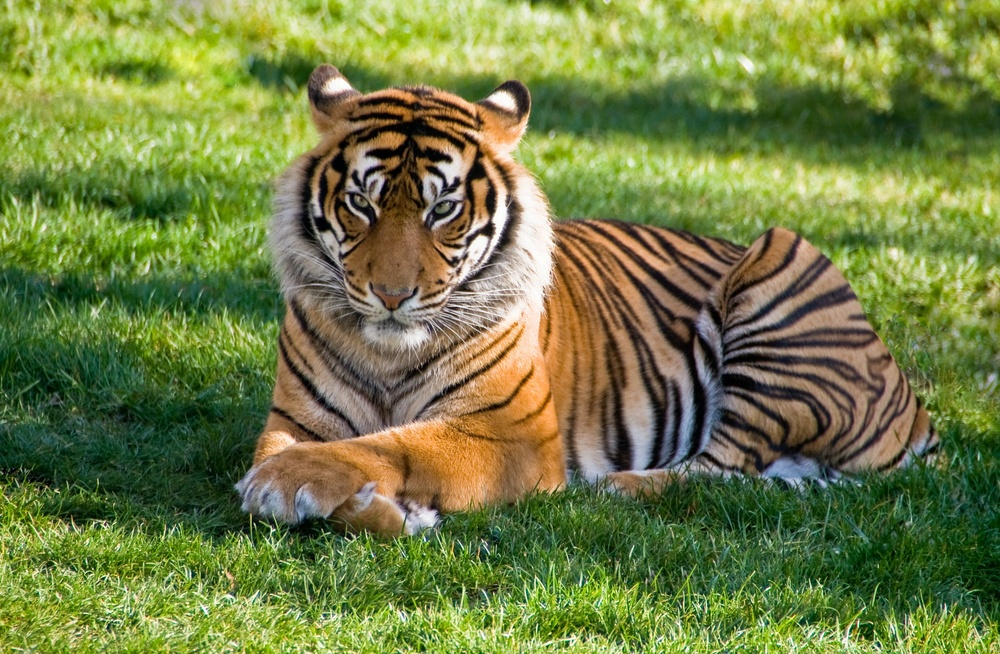
#> input picture images/test_image.jpeg, 1000 x 654 px, shrunk from 2292 x 1500 before the run
$ python -i image_controller.py   (imports and definitions only)
#> lines starting #> are read from the running program, lines starting #| are printed output that depends on the picture
import os
from PIL import Image
import numpy as np


class ImageController:

    def __init__(self, image_name):
#> called with image_name = 'images/test_image.jpeg'
        self.name, self.ext = os.path.splitext(image_name)
        self.original = Image.open(image_name)
#> self.original is the input picture: PIL image 1000x654 RGB; mean R, G, B 114.6, 126.5, 68.1
        self.gray = self.gray_scale()
        self.auto = self.auto_level()
        self.dither = self.dithering()

    def gray_scale(self) -> Image:
        # use Y of YCbCr since Y = luminance
        # Y' = 0.2126R + 0.7152G + 0.0722B
        new_image = Image.open(f"{self.name}{self.ext}")
        width, height = new_image.size
#> width = 1000; height = 654
        pixels = (new_image.convert('RGB')).load()

        for y in range(height):
            for x in range(width):
                r, g, b = pixels[x, y]
                gray_y = int(0.2126 * r + 0.7152 * g + 0.0722 * b)
                new_image.putpixel((x, y), (gray_y, gray_y, gray_y))
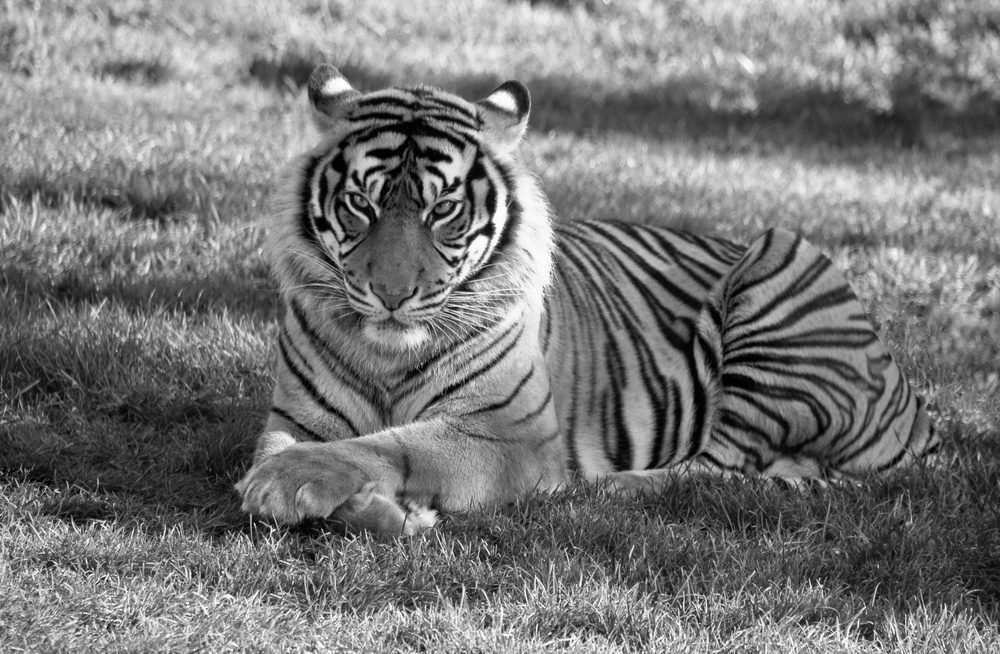
#> new_image: PIL image 1000x654 RGB; min 0, max 254, mean 119.3

        new_image.save(f"{self.name}_gray{self.ext}")
        return new_image

    def auto_level(self) -> Image:
        new_image = Image.open(f"{self.name}{self.ext}")
        width, height = new_image.size
#> width = 1000; height = 654
        total_pixels = width * height
#> total_pixels = 654000
        scale_factor = 255 / total_pixels
#> scale_factor = 0.00039

        hist_r = [0] * 256
        hist_g = [0] * 256
        hist_b = [0] * 256
        pixels = (new_image.convert('RGB').load())
        # count the appearances of R, G, B
        for x in range(width):
            for y in range(height):
                r, g, b = pixels[x, y]
                hist_r[r] += 1
                hist_g[g] += 1
                hist_b[b] += 1
#> after the loop, hist_b = 256 values, max 14388 at index 0, min 17 at index 254, mean 2554.7; hist_g = 256 values, max 4148 at index 97, min 110 at index 254, mean 2554.7; hist_r = 256 values, max 3880 at index 151, min 448 at index 239, mean 2554.7

        # cumulative histogram of each channel
        cum_hist_r = [0] * 256
        cum_hist_g = [0] * 256
        cum_hist_b = [0] * 256
        sum_r = sum_g = sum_b = 0
        for i in range(256):
            sum_r += hist_r[i]
            cum_hist_r[i] = int(sum_r * scale_factor)
            sum_g += hist_g[i]
            cum_hist_g[i] = int(sum_g * scale_factor)
            sum_b += hist_b[i]
            cum_hist_b[i] = int(sum_b * scale_factor)
#> this loop made 256 passes
#> (sum_r, sum_g, sum_b) on passes 1 to 3: (3863, 374, 14388), (5053, 756, 16878), (6305, 1271, 19705)
#> after the loop, cum_hist_b = 256 values from 5 to 255; cum_hist_g = 256 values from 0 to 255; cum_hist_r = 256 values from 1 to 255; sum_b = 654000; sum_g = 654000; sum_r = 654000

        for x in range(width):
            for y in range(height):
                r, g, b = pixels[x, y]
                new_image.putpixel((x, y), (cum_hist_r[r], cum_hist_g[g], cum_hist_b[b]))
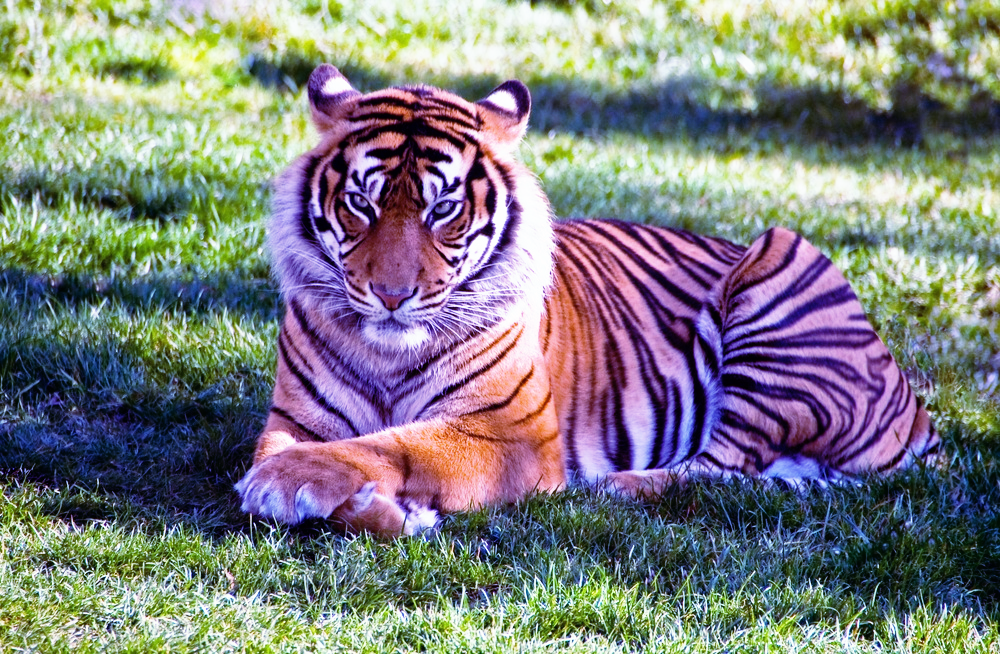
#> new_image: PIL image 1000x654 RGB; mean R, G, B 127.6, 127.6, 127.9
        new_image.save(f"{self.name}_auto{self.ext}")
        return new_image

    def dithering(self) -> Image:
        new_image = Image.open(f"{self.name}{self.ext}")
        width, height = new_image.size
#> width = 1000; height = 654
        pixels = (new_image.convert('RGB')).load()
        n = 8
        threshold_mat = np.array([
            [0, 32, 8, 40, 2, 34, 10, 42],
            [48, 16, 56, 24, 50, 18, 58, 26],
            [12, 44, 4, 36, 14, 46, 6, 38],
            [60, 28, 52, 20, 62, 30, 54, 22],
            [3, 35, 11, 43, 1, 33, 9, 41],
            [51, 19, 59, 27, 49, 17, 57, 25],
            [15, 47, 7, 39, 13, 45, 5, 37],
            [63, 31, 55, 23, 61, 29, 53, 21]
        ]) / 64.0 * 255

        # white if Y > dithering matrix, else black
        for x in range(width):
            for y in range(height):
                i = x % n
                j = y % n
                r, g, b = pixels[x, y]
                gray_scale = (0.2126 * r + 0.7152 * g + 0.0722 * b)
                if gray_scale > threshold_mat[i][j]:
                    new_image.putpixel((x, y), (255, 255, 255))
                else:
                    new_image.putpixel((x, y), (0, 0, 0))
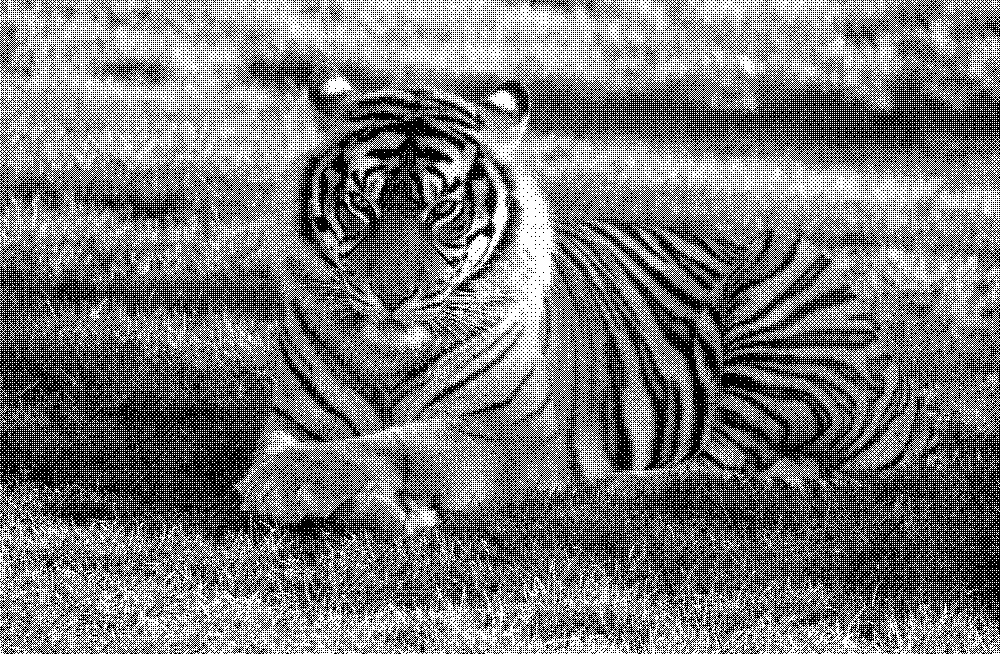
#> new_image: PIL image 1000x654 RGB; 47.7% white in thin lines or dots
        new_image.save(f"{self.name}_dither{self.ext}")
        return new_image

>>> result = ImageController('images/test_image.jpeg').dithering()
